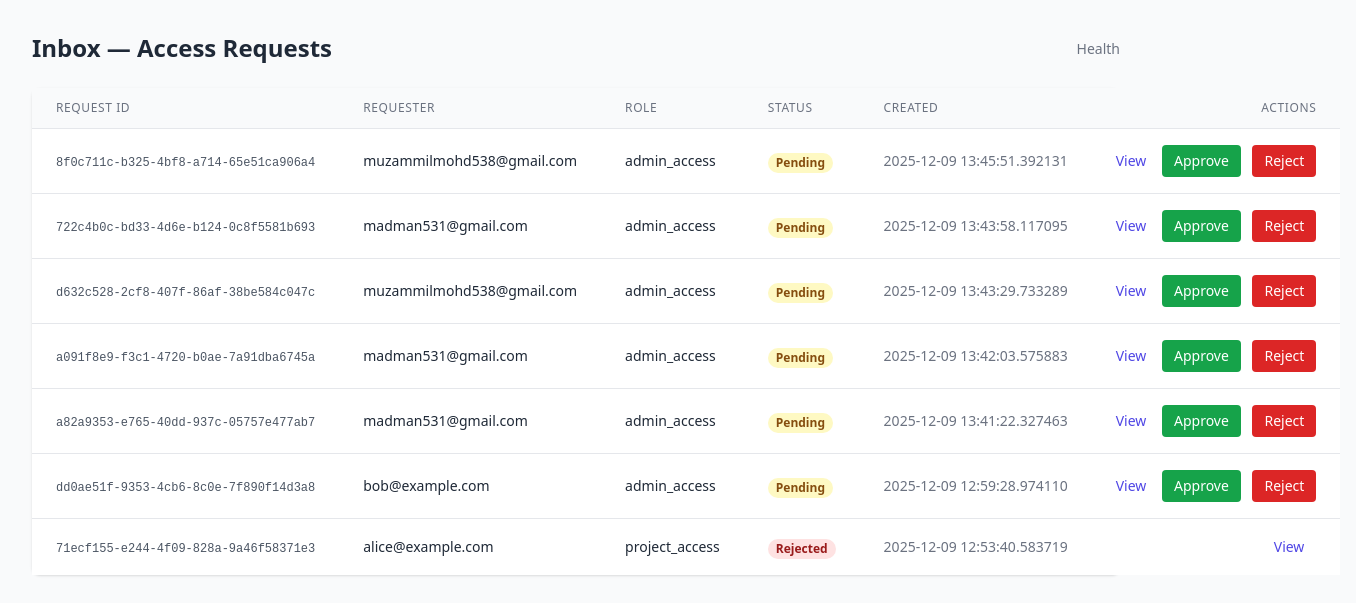
The page /admin/requests on the database as committed earlier.
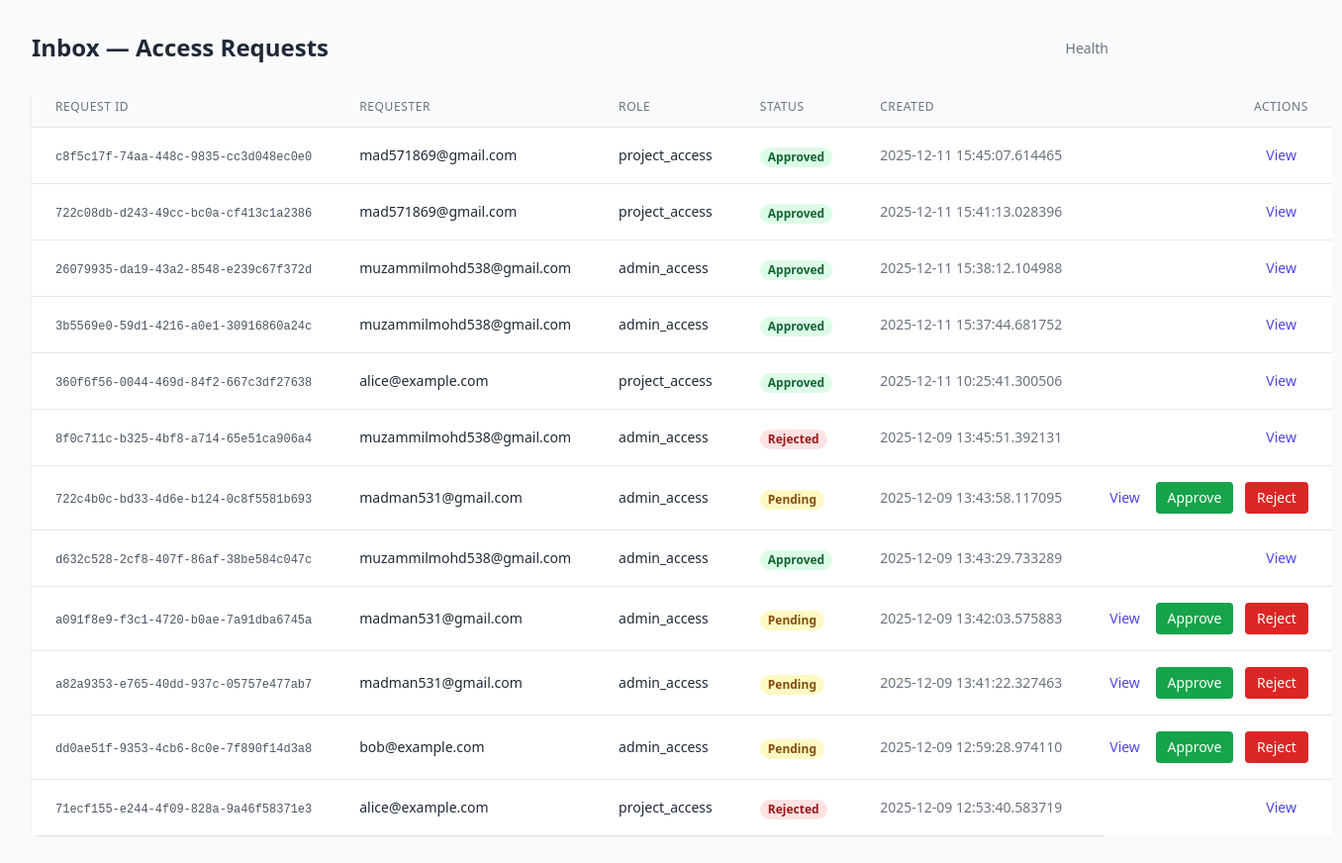
The same page on the database as committed later.
### app/models.py (models this page shows)
class AccessRequest(Base):
    __tablename__ = "access_requests"
    id = Column(String(36), primary_key=True, default=lambda: str(uuid.uuid4()))
    keycloak_user_id = Column(String(36), nullable=False)
    requester_email = Column(String(256))
    requested_role = Column(String(256))
    meta = Column(Text, nullable=True)
    status = Column(Enum(RequestStatus), default=RequestStatus.pending)
    created_at = Column(DateTime, default=datetime.datetime.utcnow)
    updated_at = Column(DateTime, default=datetime.datetime.utcnow, onupdate=datetime.datetime.utcnow)
    last_notified_at = Column(DateTime, nullable=True)
    notify_count = Column(Integer, default=0)

### app/main.py (the view)
@app.get("/admin/requests", response_class=HTMLResponse)
def admin_list():
    db = SessionLocal()
    try:
        reqs = db.query(AccessRequest).order_by(AccessRequest.created_at.desc()).all()
        html = _jinja_env.get_template("admin_list.html").render(requests=reqs)
        return HTMLResponse(html)
    finally:
        db.close()

### app/templates/admin_list.html (shortened to what this page needs)
<!doctype html>
<html>
<head>
  <script src="https://cdn.tailwindcss.com"></script>
</head>
<body class="bg-gray-50 text-gray-800">
  <div class="max-w-6xl px-8 py-8">
    <div class="flex items-center justify-between">
      <h1 class="text-2xl font-semibold">Inbox — Access Requests</h1>
      <div>
        <a href="/health" class="text-sm text-gray-500">Health</a>
      </div>
    </div>
    <div class="mt-6 bg-white shadow rounded-lg">
      <table class="min-w-full divide-y divide-gray-200 ">
        <thead class="bg-gray-50">
          <tr>
            <th class="px-6 py-3 text-left text-xs font-medium text-gray-500 uppercase tracking-wider">Request ID</th>
            <th class="px-6 py-3 text-left text-xs font-medium text-gray-500 uppercase tracking-wider">Requester</th>
            <th class="px-6 py-3 text-left text-xs font-medium text-gray-500 uppercase tracking-wider">Role</th>
            <th class="px-6 py-3 text-left text-xs font-medium text-gray-500 uppercase tracking-wider">Status</th>
            <th class="px-6 py-3 text-left text-xs font-medium text-gray-500 uppercase tracking-wider">Created</th>
            <th class="px-6 py-3 text-right text-xs font-medium text-gray-500 uppercase tracking-wider">Actions</th>
          </tr>
        </thead>
        <tbody id="requests-tbody" class="bg-white divide-y divide-gray-200">
          {% for r in requests %}
          <tr id="req-row-{{ r.id }}">
            <td class="px-6 py-4 whitespace-nowrap text-sm text-gray-900"><code class="text-xs text-gray-600">{{ r.id }}</code></td>
            <td class="px-6 py-4 whitespace-nowrap text-sm">{{ r.requester_email or '—' }}</td>
            <td class="px-6 py-4 whitespace-nowrap text-sm">{{ r.requested_role }}</td>
            <td class="px-6 py-4 whitespace-nowrap">
              {% if r.status == 'pending' %}
                <span class="px-2 inline-flex text-xs leading-5 font-semibold rounded-full bg-yellow-100 text-yellow-800">Pending</span>
              {% elif r.status == 'approved' %}
                <span class="px-2 inline-flex text-xs leading-5 font-semibold rounded-full bg-green-100 text-green-800">Approved</span>
              {% else %}
                <span class="px-2 inline-flex text-xs leading-5 font-semibold rounded-full bg-red-100 text-red-800">Rejected</span>
              {% endif %}
            </td>
            <td class="px-6 py-4 whitespace-nowrap text-sm text-gray-500">{{ r.created_at }}</td>
            <td class="px-6 py-4 whitespace-nowrap text-right text-sm font-medium">
              <a href="/admin/requests/{{ r.id }}" class="text-indigo-600 hover:text-indigo-900 mr-3">View</a>
              {% if r.status == 'pending' %}
                <button onclick="takeAction('{{ r.id }}','approve')" class="inline-flex items-center px-3 py-1.5 bg-green-600 text-white rounded text-sm hover:bg-green-700">Approve</button>
                <button onclick="takeAction('{{ r.id }}','reject')" class="inline-flex items-center px-3 py-1.5 bg-red-600 text-white rounded text-sm hover:bg-red-700 ml-2">Reject</button>
              {% endif %}
            </td>
          </tr>
          {% else %}
          <tr>
            <td colspan="6" class="px-6 py-8 text-center text-gray-500">No requests yet.</td>
          </tr>
          {% endfor %}
        </tbody>
      </table>
    </div>
  </div>
</body>
</html>

Rows that differ between the two databases and show on the page:
added AccessRequest: id "c8f5c17f-74aa-448c-9835-cc3d048ec0e0", requester_email "mad571869@gmail.com", requested_role "project_access", status "Approved", created_at "2025-12-11 15:45:07.614465"
added AccessRequest: id "722c08db-d243-49cc-bc0a-cf413c1a2386", requester_email "mad571869@gmail.com", requested_role "project_access", status "Approved", created_at "2025-12-11 15:41:13.028396"
added AccessRequest: id "26079935-da19-43a2-8548-e239c67f372d", requester_email "muzammilmohd538@gmail.com", requested_role "admin_access", status "Approved", created_at "2025-12-11 15:38:12.104988"
added AccessRequest: id "3b5569e0-59d1-4216-a0e1-30916860a24c", requester_email "muzammilmohd538@gmail.com", requested_role "admin_access", status "Approved", created_at "2025-12-11 15:37:44.681752"
added AccessRequest: id "360f6f56-0044-469d-84f2-667c3df27638", requester_email "alice@example.com", requested_role "project_access", status "Approved", created_at "2025-12-11 10:25:41.300506"
changed AccessRequest "8f0c711c-b325-4bf8-a714-65e51ca906a4": status "Pending Approve Reject" → "Rejected"
changed AccessRequest "d632c528-2cf8-407f-86af-38be584c047c": status "Pending Approve Reject" → "Approved"
